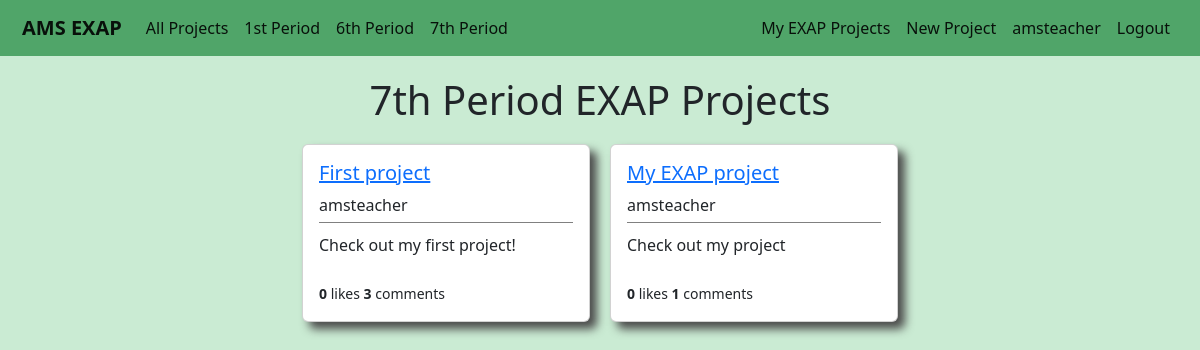
Before: /users/seventhperiodprojects/ (signed in) with the older database file.
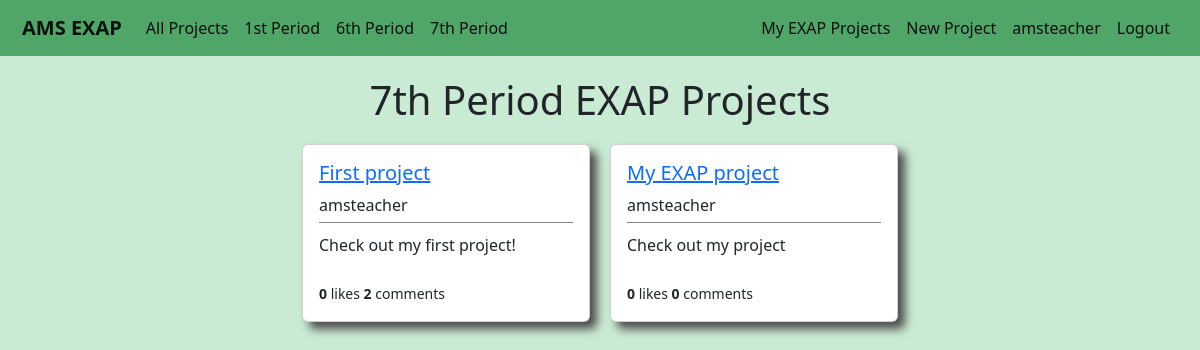
After: the same page with the newer database file.
### users/models.py (models this page shows, shortened)
class Project(models.Model):
    student = models.ForeignKey(User,on_delete=models.CASCADE)
    period = models.IntegerField(choices=periods,default=1)
    liked = models.ManyToManyField(User,default=None,blank=True,related_name='likes')
    title = models.CharField(max_length=50,default='My EXAP project')
    blurb = models.CharField(max_length=100,default='Check out my project')
    description = models.TextField(default="I haven't written my project description yet, but trust me it will be awesome!")

### users/views.py (the view)
# urls.py: path('seventhperiodprojects/',SeventhPeriodProjectListView.as_view(),name='users-seventhperiodprojects'),
class SeventhPeriodProjectListView(LoginRequiredMixin,ListView):
    model = Project
    template_name = 'users/seventhperiodprojects.html'
    context_object_name = 'projects'
    def get_queryset(self):
        projects = Project.objects.filter(period=7)
        return projects

### users/templates/users/seventhperiodprojects.html
{% extends 'main/base.html' %}
{% block content %}
<div class='page-title'>
    <h1>7th Period EXAP Projects</h1>
</div>
{% if user.is_authenticated %}
    <div class='container'>
        {% for project in projects %}
            <div class="card project-card" style="width: 18rem;">
                <div class="card-body project-card-body">
                    <h5><a class="article-title" href="{% url 'project-details' project.pk %}">{{ project.title }}</a></h5>
                    <h8 class="card-title project-card-student">{{ project.student.username }}</h8>
                    <div class='project-card-blurb'>
                        <p class="card-text project-card-text">{{ project.blurb }}</p>
                    </div>
                    <br>
                    <small><b>{{ project.liked.all.count }}</b> likes <b>{{ project.comments.all.count }}</b> comments</small>
                </div>
            </div>
        {% endfor %}
    </div>
{% endif %}
{% endblock content %}

Changed rows visible on the page:
changed Project "First project": comments.all.count "3" → "2"
computed for Project "My EXAP project": comments.all.count "1" → "0"
